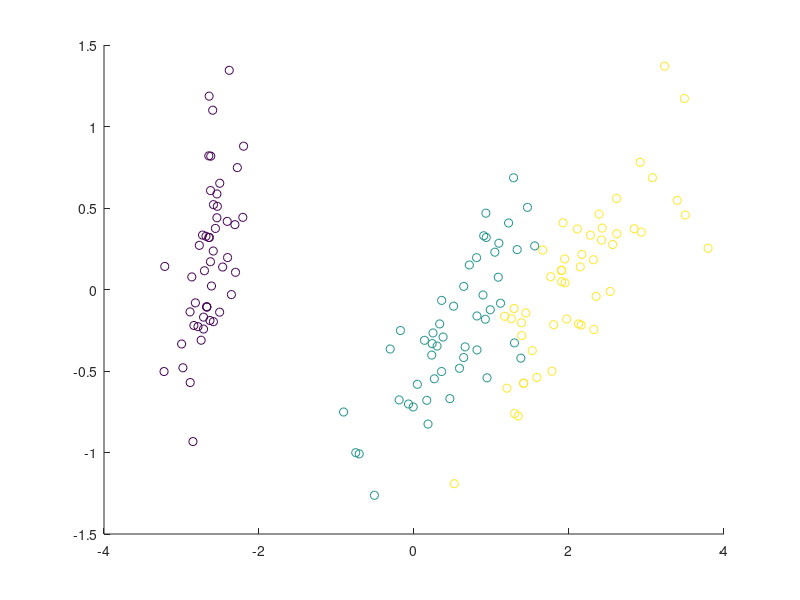

The MATLAB script that drew this image: (Note: this script raises an error after producing the figure.)
clear all;
close all;
load('iris.mat');

%%
% change this to project to either two or three dimensional eigenspace
num_eig_vec = 2;

n = length(y);
dim = length(x(1,:));
%% normalization
x_mean = mean(x);
x_norm = [(x(:,1)-x_mean(1)) (x(:,2)-x_mean(2)) (x(:,3)-x_mean(3)) (x(:,4)-x_mean(4))];
%%
%Calculating the covariance matrix and sorting the Eigenvectors so that the
% one corresponding to the biggest EW (highest variance) is in the leftmost
% column
C = cov(x);
[EV,EW] = eig(C);
[EW_sort, swapInd] = sort(sum(EW , 1) , 'descend');
EV_sort = EV(: , swapInd);

%% one or two dimension version
% get first vector or first two vectors as principal component and 
% then project all the data on the corresponding eigenspace

figure()
if num_eig_vec == 2
    principal = EV_sort(:,[1,2]);
    U = principal.';
    Z = U * x_norm.';
    % two-dimensional plot of scalars Z
    scatter(Z(1,:),Z(2,:),[],y)
else
    principal = EV_sort(:,[1,2,3]);
    U = principal.';
    Z = U * x_norm.';
    % three-dimensional plot of scalars Z
    scatter3(Z(1,:),Z(2,:),Z(3,:),[],y)
end

%% Chernov faces to visualize 4 dimensional data
% since we don't know which feature corresponds to which column we cannot
% really say what the features of the faces stand for. The faces look funny
% though.
figure();
labels = int2str(y+1);

glyphplot(x, 'glyph','face','obslabels',labels,'Features',[1,12,14,16]);
title('Chernov faces of iris data');


